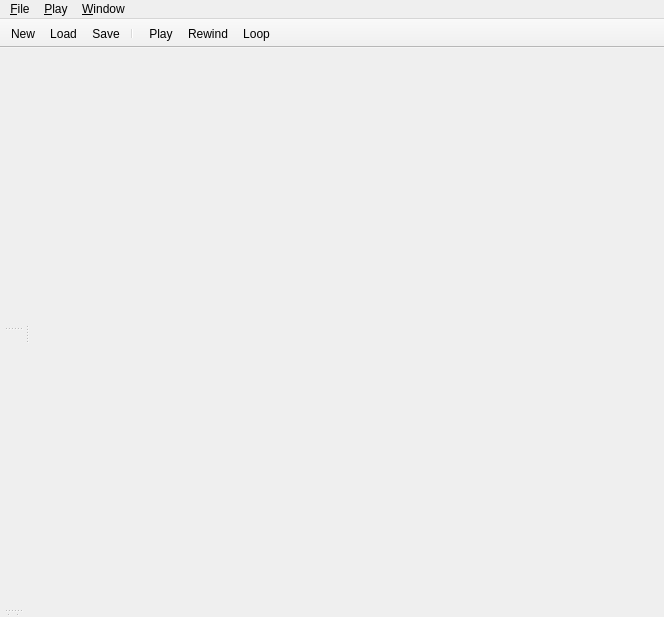
<?xml version="1.0" encoding="UTF-8"?>
<ui version="4.0">
 <class>Editor::MainWindow</class>
 <widget class="QMainWindow" name="Editor::MainWindow">
  <property name="geometry">
   <rect>
    <x>0</x>
    <y>0</y>
    <width>664</width>
    <height>617</height>
   </rect>
  </property>
  <property name="acceptDrops">
   <bool>true</bool>
  </property>
  <property name="dockOptions">
   <set>QMainWindow::AllowNestedDocks|QMainWindow::AllowTabbedDocks|QMainWindow::AnimatedDocks</set>
  </property>
  <property name="unifiedTitleAndToolBarOnMac">
   <bool>true</bool>
  </property>
  <widget class="QWidget" name="centralWidget">
   <layout class="QHBoxLayout" name="horizontalLayout">
    <property name="spacing">
     <number>0</number>
    </property>
    <property name="leftMargin">
     <number>0</number>
    </property>
    <property name="topMargin">
     <number>0</number>
    </property>
    <property name="rightMargin">
     <number>0</number>
    </property>
    <property name="bottomMargin">
     <number>0</number>
    </property>
    <item>
     <widget class="QSplitter" name="instrumentsSplitter">
      <property name="orientation">
       <enum>Qt::Horizontal</enum>
      </property>
      <widget class="QWidget" name="innerWidget">
       <layout class="QVBoxLayout" name="verticalLayout">
        <property name="spacing">
         <number>0</number>
        </property>
        <property name="leftMargin">
         <number>0</number>
        </property>
        <property name="topMargin">
         <number>0</number>
        </property>
        <property name="rightMargin">
         <number>0</number>
        </property>
        <property name="bottomMargin">
         <number>0</number>
        </property>
        <item>
         <widget class="QSplitter" name="splitter">
          <property name="orientation">
           <enum>Qt::Vertical</enum>
          </property>
          <widget class="Editor::Sequencer" name="sequencer" native="true"/>
          <widget class="Editor::PianoRoll" name="pianoRoll" native="true"/>
          <widget class="QSplitter" name="editorSplitter">
           <property name="orientation">
            <enum>Qt::Horizontal</enum>
           </property>
           <widget class="Editor::MmlCommandPalette" name="mmlCommandPalette" native="true"/>
           <widget class="Editor::MmlCommandEditor" name="mmlCommandEditor" native="true"/>
           <widget class="Editor::MmlEditor" name="mmlEditor" native="true"/>
          </widget>
         </widget>
        </item>
       </layout>
      </widget>
      <widget class="Editor::SampleListWidget" name="instruments" native="true">
       <property name="minimumSize">
        <size>
         <width>200</width>
         <height>0</height>
        </size>
       </property>
      </widget>
     </widget>
    </item>
   </layout>
  </widget>
  <widget class="QToolBar" name="toolBarFile">
   <property name="windowTitle">
    <string>toolBar</string>
   </property>
   <property name="movable">
    <bool>false</bool>
   </property>
   <property name="allowedAreas">
    <set>Qt::TopToolBarArea</set>
   </property>
   <property name="floatable">
    <bool>false</bool>
   </property>
   <attribute name="toolBarArea">
    <enum>TopToolBarArea</enum>
   </attribute>
   <attribute name="toolBarBreak">
    <bool>false</bool>
   </attribute>
   <addaction name="actionNew"/>
   <addaction name="actionLoad"/>
   <addaction name="actionSave"/>
   <addaction name="separator"/>
  </widget>
  <widget class="QToolBar" name="toolBarPlayback">
   <property name="windowTitle">
    <string>toolBar_2</string>
   </property>
   <property name="movable">
    <bool>false</bool>
   </property>
   <property name="allowedAreas">
    <set>Qt::TopToolBarArea</set>
   </property>
   <property name="floatable">
    <bool>false</bool>
   </property>
   <attribute name="toolBarArea">
    <enum>TopToolBarArea</enum>
   </attribute>
   <attribute name="toolBarBreak">
    <bool>false</bool>
   </attribute>
   <addaction name="actionPlayPause"/>
   <addaction name="actionRewind"/>
   <addaction name="actionLoop"/>
  </widget>
  <widget class="QMenuBar" name="menuBar">
   <property name="geometry">
    <rect>
     <x>0</x>
     <y>0</y>
     <width>664</width>
     <height>19</height>
    </rect>
   </property>
   <widget class="QMenu" name="menuFile">
    <property name="title">
     <string>&amp;File</string>
    </property>
    <addaction name="actionNew"/>
    <addaction name="actionLoad"/>
    <addaction name="separator"/>
    <addaction name="actionSave"/>
    <addaction name="actionSaveAs"/>
    <addaction name="separator"/>
    <addaction name="actionQuit"/>
   </widget>
   <widget class="QMenu" name="menuPlay">
    <property name="title">
     <string>&amp;Play</string>
    </property>
    <addaction name="actionPlayPause"/>
    <addaction name="actionRewind"/>
    <addaction name="separator"/>
    <addaction name="actionLoop"/>
   </widget>
   <widget class="QMenu" name="menuWindow">
    <property name="title">
     <string>&amp;Window</string>
    </property>
    <addaction name="actionShowSequencer"/>
    <addaction name="actionShowCommandPalette"/>
    <addaction name="actionShowCommandEditor"/>
   </widget>
   <addaction name="menuFile"/>
   <addaction name="menuPlay"/>
   <addaction name="menuWindow"/>
  </widget>
  <action name="actionNew">
   <property name="icon">
    <iconset resource="../editor.qrc">
     <normaloff>:/images/24x24/song-new.png</normaloff>:/images/24x24/song-new.png</iconset>
   </property>
   <property name="text">
    <string>&amp;New</string>
   </property>
   <property name="toolTip">
    <string>Create a new song</string>
   </property>
   <property name="shortcut">
    <string>Ctrl+N</string>
   </property>
  </action>
  <action name="actionLoad">
   <property name="icon">
    <iconset resource="../editor.qrc">
     <normaloff>:/images/24x24/song-load.png</normaloff>:/images/24x24/song-load.png</iconset>
   </property>
   <property name="text">
    <string>&amp;Load</string>
   </property>
   <property name="toolTip">
    <string>Load a song</string>
   </property>
   <property name="shortcut">
    <string>Ctrl+O</string>
   </property>
  </action>
  <action name="actionSave">
   <property name="icon">
    <iconset resource="../editor.qrc">
     <normaloff>:/images/24x24/song-save.png</normaloff>:/images/24x24/song-save.png</iconset>
   </property>
   <property name="text">
    <string>&amp;Save</string>
   </property>
   <property name="toolTip">
    <string>Save the song</string>
   </property>
   <property name="shortcut">
    <string>Ctrl+S</string>
   </property>
  </action>
  <action name="actionExport">
   <property name="icon">
    <iconset resource="../editor.qrc">
     <normaloff>:/images/24x24/song-export.png</normaloff>:/images/24x24/song-export.png</iconset>
   </property>
   <property name="text">
    <string>&amp;Export</string>
   </property>
   <property name="toolTip">
    <string>Export the song</string>
   </property>
   <property name="shortcut">
    <string>Ctrl+E</string>
   </property>
  </action>
  <action name="actionPlayPause">
   <property name="checkable">
    <bool>true</bool>
   </property>
   <property name="icon">
    <iconset resource="../editor.qrc">
     <normaloff>:/images/24x24/song-play.png</normaloff>:/images/24x24/song-play.png</iconset>
   </property>
   <property name="text">
    <string>Play</string>
   </property>
   <property name="toolTip">
    <string>Play or Pause the song</string>
   </property>
   <property name="shortcut">
    <string>F5</string>
   </property>
  </action>
  <action name="actionRewind">
   <property name="icon">
    <iconset resource="../editor.qrc">
     <normaloff>:/images/24x24/song-rewind.png</normaloff>:/images/24x24/song-rewind.png</iconset>
   </property>
   <property name="text">
    <string>&amp;Rewind</string>
   </property>
   <property name="toolTip">
    <string>Rewind the song from the start</string>
   </property>
   <property name="shortcut">
    <string>F6</string>
   </property>
  </action>
  <action name="actionLoop">
   <property name="checkable">
    <bool>true</bool>
   </property>
   <property name="icon">
    <iconset resource="../editor.qrc">
     <normaloff>:/images/24x24/song-loop.png</normaloff>:/images/24x24/song-loop.png</iconset>
   </property>
   <property name="text">
    <string>&amp;Loop</string>
   </property>
   <property name="toolTip">
    <string>Loops the song</string>
   </property>
  </action>
  <action name="actionQuit">
   <property name="text">
    <string>&amp;Quit</string>
   </property>
  </action>
  <action name="actionSaveAs">
   <property name="icon">
    <iconset resource="../editor.qrc">
     <normaloff>:/images/24x24/song-save.png</normaloff>:/images/24x24/song-save.png</iconset>
   </property>
   <property name="text">
    <string>Save &amp;as...</string>
   </property>
  </action>
  <action name="actionShowSequencer">
   <property name="checkable">
    <bool>true</bool>
   </property>
   <property name="text">
    <string>Show &amp;Sequencer</string>
   </property>
  </action>
  <action name="actionShowCommandPalette">
   <property name="checkable">
    <bool>true</bool>
   </property>
   <property name="text">
    <string>Show Command &amp;Palette</string>
   </property>
  </action>
  <action name="actionShowCommandEditor">
   <property name="checkable">
    <bool>true</bool>
   </property>
   <property name="text">
    <string>Show Command &amp;Editor</string>
   </property>
  </action>
 </widget>
 <layoutdefault spacing="6" margin="11"/>
 <customwidgets>
  <customwidget>
   <class>Editor::SampleListWidget</class>
   <extends>QWidget</extends>
   <header location="global">editor/sample/SampleListWidget.hpp</header>
   <container>1</container>
  </customwidget>
  <customwidget>
   <class>Editor::Sequencer</class>
   <extends>QWidget</extends>
   <header location="global">editor/sequencer/Sequencer.hpp</header>
   <container>1</container>
  </customwidget>
  <customwidget>
   <class>Editor::PianoRoll</class>
   <extends>QWidget</extends>
   <header location="global">editor/piano/PianoRoll.hpp</header>
   <container>1</container>
  </customwidget>
  <customwidget>
   <class>Editor::MmlEditor</class>
   <extends>QWidget</extends>
   <header location="global">editor/mml/MmlEditor.hpp</header>
   <container>1</container>
  </customwidget>
  <customwidget>
   <class>Editor::MmlCommandPalette</class>
   <extends>QWidget</extends>
   <header location="global">editor/mml/MmlCommandPalette.hpp</header>
   <container>1</container>
  </customwidget>
  <customwidget>
   <class>Editor::MmlCommandEditor</class>
   <extends>QWidget</extends>
   <header location="global">editor/mml/MmlCommandEditor.hpp</header>
   <container>1</container>
  </customwidget>
 </customwidgets>
 <resources>
  <include location="../editor.qrc"/>
 </resources>
 <connections/>
</ui>
